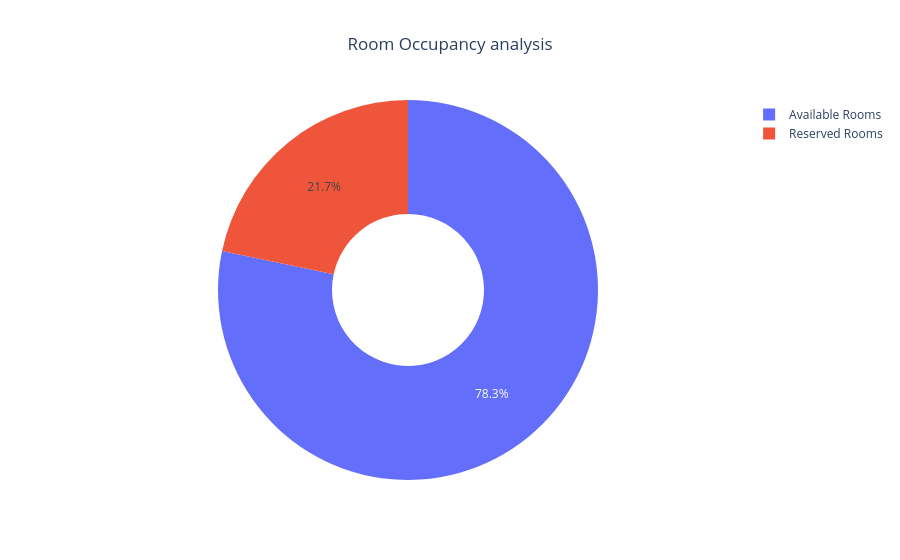

Source (notebook cell):
### Markdown cell above
# Room Occupancy analysis

### Code cell
room_data={"Status":["Reserved Rooms","Available Rooms"],"Rooms":[df["Reserved_Rooms"].sum(),df["Available_Rooms"].sum()]}
fig = px.pie(room_data,names="Status",values="Rooms",hole=0.4,title="Room Occupancy analysis")
fig.update_layout(title_x=0.5)
fig.show()

### Figure 1 — Plotly figure (JSON) as saved in the notebook; plotly's stock layout.template omitted (floating-point values rounded to 4 significant figures)
{"data": [{"domain": {"x": [0, 1], "y": [0, 1]}, "hole": 0.4, "hovertemplate": "Status=%{label}<br>Rooms=%{value}<extra></extra>", "labels": ["Reserved Rooms", "Available Rooms"], "legendgroup": "", "name": "", "showlegend": true, "type": "pie", "values": [948, 3420]}], "layout": {"legend": {"tracegroupgap": 0}, "title": {"text": "Room Occupancy analysis", "x": 0.5}}}
